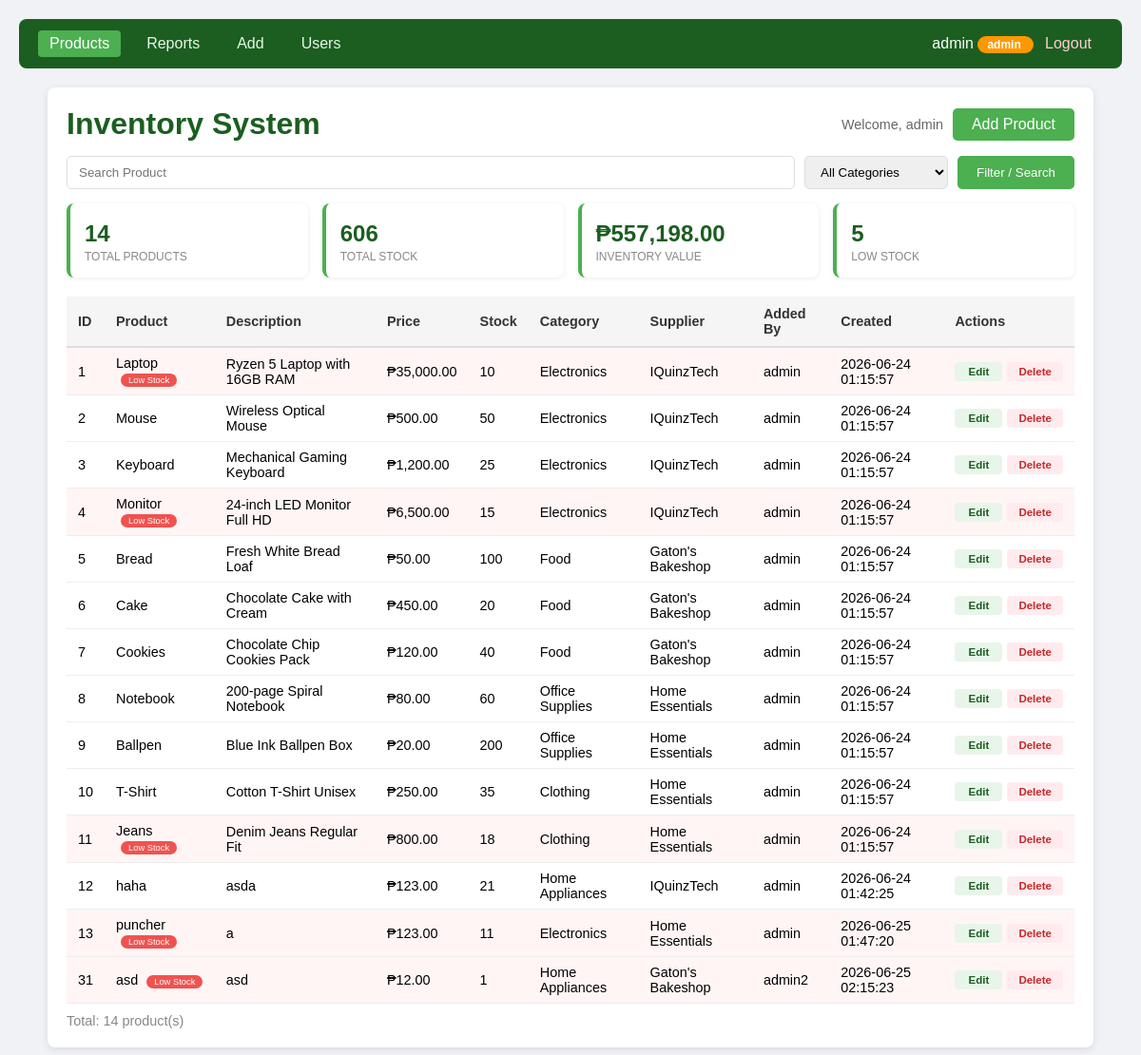
/index.php (signed in), run on the app's committed database.
### tables this page shows
CREATE TABLE `products` (
  `id` int(11) NOT NULL,
  `name` varchar(100) NOT NULL,
  `description` text DEFAULT NULL,
  `price` decimal(10,2) NOT NULL,
  `stock` int(11) NOT NULL,
  `category_id` int(11) NOT NULL,
  `supplier_id` int(11) NOT NULL,
  `created_at` timestamp NOT NULL DEFAULT current_timestamp(),
  `added_by` int(11) DEFAULT NULL
);

CREATE TABLE `categories` (
  `id` int(11) NOT NULL,
  `name` varchar(100) NOT NULL
);

CREATE TABLE `suppliers` (
  `id` int(11) NOT NULL,
  `name` varchar(100) NOT NULL,
  `contact_person` varchar(100) NOT NULL,
  `phone` varchar(20) NOT NULL
);

CREATE TABLE `users` (
  `id` int(11) NOT NULL,
  `username` varchar(50) NOT NULL,
  `email` varchar(100) NOT NULL,
  `password_hash` varchar(255) NOT NULL,
  `role` enum('admin','staff') DEFAULT 'staff',
  `created_at` timestamp NOT NULL DEFAULT current_timestamp()
);

### auth.php (called while the page is built, shortened)
<?php
function isAdmin() {
    return isset($_SESSION['role']) && $_SESSION['role'] == 'admin';
}
function getUsername() {
    return isset($_SESSION['username']) ? $_SESSION['username'] : null;
}
?>

### index.php (the view, shortened to what this page needs)
<?php
require_once 'config.php';
$search = $_GET['search'] ?? '';
$sql = "
SELECT p.id, p.name, p.description, p.price, p.stock, p.created_at,
       c.name AS category,
       s.name AS supplier,
       u.username AS added_by_name
FROM products p
JOIN categories c ON p.category_id = c.id
JOIN suppliers s ON p.supplier_id = s.id
LEFT JOIN users u ON p.added_by = u.id
WHERE 1=1
";
$sql .= " ORDER BY p.id ASC";
$result = $conn->query($sql);
$stats_sql = "
SELECT COUNT(*) AS total,
       SUM(p.stock) AS total_stock,
       SUM(p.price * p.stock) AS total_value,
       SUM(CASE WHEN p.stock < 20 THEN 1 ELSE 0 END) AS low_stock
FROM products p
JOIN categories c ON p.category_id = c.id
JOIN suppliers s ON p.supplier_id = s.id
WHERE 1=1
";
$stats = $conn->query($stats_sql)->fetch_assoc();
$username = getUsername();
?>
<!DOCTYPE html>
<html>
<head>
    <link rel="stylesheet" href="style.css">
</head>
<body>
<?php include 'navbar.php'; ?>
<div class="container">
    <div class="top-bar">
        <h1>Inventory System</h1>
        <div style="display:flex; gap:10px; align-items:center;">
            <span style="color:#666; font-size:0.9em;">Welcome, <?= htmlspecialchars($username) ?></span>
            <?php if (isAdmin()): ?>
                <a href="add.php" class="btn-add">Add Product</a>
            <?php endif; ?>
        </div>
    </div>
    <form class="search-bar" method="GET">
        <input type="text" name="search" placeholder="Search Product" value="<?= htmlspecialchars($search) ?>">
        <select name="category">
            <option value="">All Categories</option>
        </select>
        <button type="submit">Filter / Search</button>
    </form>
    <div class="stats-cards">
        <div class="stat-card">
            <div class="stat-value"><?= $stats['total'] ?></div>
            <div class="stat-label">Total Products</div>
        </div>
        <div class="stat-card">
            <div class="stat-value"><?= number_format($stats['total_stock']) ?></div>
            <div class="stat-label">Total Stock</div>
        </div>
        <div class="stat-card">
            <div class="stat-value">₱<?= number_format($stats['total_value'], 2) ?></div>
            <div class="stat-label">Inventory Value</div>
        </div>
        <div class="stat-card">
            <div class="stat-value"><?= $stats['low_stock'] ?></div>
            <div class="stat-label">Low Stock</div>
        </div>
    </div>
    <div class="table-container">
        <table>
            <thead>
                <tr>
                    <th>ID</th>
                    <th>Product</th>
                    <th>Description</th>
                    <th>Price</th>
                    <th>Stock</th>
                    <th>Category</th>
                    <th>Supplier</th>
                    <th>Added By</th>
                    <th>Created</th>
                    <th>Actions</th>
                </tr>
            </thead>
            <tbody>
                <?php if ($result->num_rows > 0): ?>
                    <?php while ($row = $result->fetch_assoc()): ?>
                    <tr class="<?= ($row['stock'] < 20) ? 'low-stock' : '' ?>">
                        <td><?= $row['id'] ?></td>
                        <td>
                            <?= htmlspecialchars($row['name']) ?>
                            <?php if ($row['stock'] < 20): ?>
                                <span class="low-stock-badge">Low Stock</span>
                            <?php endif; ?>
                        </td>
                        <td><?= htmlspecialchars($row['description']) ?></td>
                        <td>₱<?= number_format($row['price'], 2) ?></td>
                        <td><?= $row['stock'] ?></td>
                        <td><?= htmlspecialchars($row['category']) ?></td>
                        <td><?= htmlspecialchars($row['supplier']) ?></td>
                        <td><?= htmlspecialchars($row['added_by_name'] ?? 'Unknown') ?></td>
                        <td><?= $row['created_at'] ?></td>
                        <td>
                            <?php if (isAdmin()): ?>
                                <div class="action-buttons">
                                    <a href="edit.php?id=<?= $row['id'] ?>" class="btn-edit">Edit</a>
                                    <a href="delete.php?id=<?= $row['id'] ?>" class="btn-delete" onclick="return confirm('Delete this product?')">Delete</a>
                                </div>
                            <?php else: ?>
                                <span class="view-only">View only</span>
                            <?php endif; ?>
                        </td>
                    </tr>
                    <?php endwhile; ?>
                <?php endif; ?>
            </tbody>
        </table>
    </div>
    <p class="count">Total: <?= $result->num_rows ?> product(s)</p>
</div>
</body>
</html>

### style.css (style rules this page uses)
* { margin: 0; padding: 0; box-sizing: border-box; }
body { font-family: Arial, sans-serif; background: #f0f2f5; padding: 20px; }
.container { max-width: 1100px; margin: 0 auto; background: white; padding: 20px; border-radius: 8px; box-shadow: 0 2px 8px rgba(0,0,0,0.1); }
.container h1 { color: #1B5E20; margin-top: 0; }
.top-bar { display: flex; justify-content: space-between; align-items: center; margin-bottom: 15px; }
.top-bar h1 { margin: 0; }
.btn-add { display: inline-block; padding: 8px 20px; background: #4CAF50; color: white; text-decoration: none; border-radius: 5px; }
.search-bar { display: flex; gap: 10px; margin-bottom: 15px; flex-wrap: wrap; }
.search-bar input { flex: 1; padding: 8px 12px; border: 1px solid #ddd; border-radius: 5px; min-width: 150px; }
.search-bar select { padding: 8px 12px; border: 1px solid #ddd; border-radius: 5px; }
.search-bar button { padding: 8px 20px; background: #4CAF50; color: white; border: none; border-radius: 5px; cursor: pointer; }
.stats-cards { display: grid; grid-template-columns: repeat(auto-fit, minmax(150px, 1fr)); gap: 15px; margin: 15px 0 20px; }
.stat-card { background: white; padding: 15px; border-radius: 8px; box-shadow: 0 1px 5px rgba(0,0,0,0.08); border-left: 4px solid #4CAF50; }
.stat-value { font-size: 1.5em; font-weight: bold; color: #1B5E20; margin: 3px 0; }
.stat-label { font-size: 0.75em; color: #888; text-transform: uppercase; }
.table-container { overflow-x: auto; }
table { width: 100%; border-collapse: collapse; font-size: 0.9em; }
th { background: #f5f5f5; color: #333; padding: 10px 12px; text-align: left; border-bottom: 2px solid #ddd; }
td { padding: 8px 12px; border-bottom: 1px solid #eee; }
.low-stock { background: #fff5f5 !important; }
.low-stock-badge { display: inline-block; padding: 2px 8px; background: #ef5350; color: white; border-radius: 10px; font-size: 0.65em; margin-left: 5px; }
.count { margin-top: 10px; color: #888; font-size: 0.9em; }
.action-buttons { display: flex; gap: 5px; align-items: center; }
.btn-edit { display: inline-block; padding: 4px 12px; background: #e8f5e9; color: #1B5E20; text-decoration: none; border-radius: 4px; font-size: 0.8em; font-weight: 600; min-width: 50px; text-align: center; }
.btn-delete { display: inline-block; padding: 4px 12px; background: #ffebee; color: #c62828; text-decoration: none; border-radius: 4px; font-size: 0.8em; font-weight: 600; min-width: 50px; text-align: center; }

### data on the page
products: id "1", name "Laptop", shows "Low Stock", description "Ryzen 5 Laptop with 16GB RAM", price "35,000.00", stock "10", category.name "Electronics", supplier.name "IQuinzTech", added_by.username "admin", created_at "2026-06-24 01:15:57"
products: id "2", name "Mouse", description "Wireless Optical Mouse", price "500.00", stock "50", category.name "Electronics", supplier.name "IQuinzTech", added_by.username "admin", created_at "2026-06-24 01:15:57"
products: id "3", name "Keyboard", description "Mechanical Gaming Keyboard", price "1,200.00", stock "25", category.name "Electronics", supplier.name "IQuinzTech", added_by.username "admin", created_at "2026-06-24 01:15:57"
products: id "4", name "Monitor", shows "Low Stock", description "24-inch LED Monitor Full HD", price "6,500.00", stock "15", category.name "Electronics", supplier.name "IQuinzTech", added_by.username "admin", created_at "2026-06-24 01:15:57"
products: id "5", name "Bread", description "Fresh White Bread Loaf", price "50.00", stock "100", category.name "Food", supplier.name "Gaton's Bakeshop", added_by.username "admin", created_at "2026-06-24 01:15:57"
products: id "6", name "Cake", description "Chocolate Cake with Cream", price "450.00", stock "20", category.name "Food", supplier.name "Gaton's Bakeshop", added_by.username "admin", created_at "2026-06-24 01:15:57"
products: id "7", name "Cookies", description "Chocolate Chip Cookies Pack", price "120.00", stock "40", category.name "Food", supplier.name "Gaton's Bakeshop", added_by.username "admin", created_at "2026-06-24 01:15:57"
products: id "8", name "Notebook", description "200-page Spiral Notebook", price "80.00", stock "60", category.name "Office Supplies", supplier.name "Home Essentials", added_by.username "admin", created_at "2026-06-24 01:15:57"
products: id "9", name "Ballpen", description "Blue Ink Ballpen Box", price "20.00", stock "200", category.name "Office Supplies", supplier.name "Home Essentials", added_by.username "admin", created_at "2026-06-24 01:15:57"
products: id "10", name "T-Shirt", description "Cotton T-Shirt Unisex", price "250.00", stock "35", category.name "Clothing", supplier.name "Home Essentials", added_by.username "admin", created_at "2026-06-24 01:15:57"
products: id "11", name "Jeans", shows "Low Stock", description "Denim Jeans Regular Fit", price "800.00", stock "18", category.name "Clothing", supplier.name "Home Essentials", added_by.username "admin", created_at "2026-06-24 01:15:57"
products: id "12", name "haha", description "asda", price "123.00", stock "21", category.name "Home Appliances", supplier.name "IQuinzTech", added_by.username "admin", created_at "2026-06-24 01:42:25"
products: id "13", name "puncher", shows "Low Stock", description "a", price "123.00", stock "11", category.name "Electronics", supplier.name "Home Essentials", added_by.username "admin", created_at "2026-06-25 01:47:20"
products: id "31", name "asd", shows "Low Stock", description "asd", price "12.00", stock "1", category.name "Home Appliances", supplier.name "Gaton's Bakeshop", added_by.username "admin2", created_at "2026-06-25 02:15:23"

### other printed values
getUsername() "admin"
$_SESSION['role'] "admin"
$username "admin"
$stats['total'] "14"
$stats['total_stock'] "606"
$stats['total_value'] "557,198.00"
$stats['low_stock'] "5"
$result->num_rows "14"
